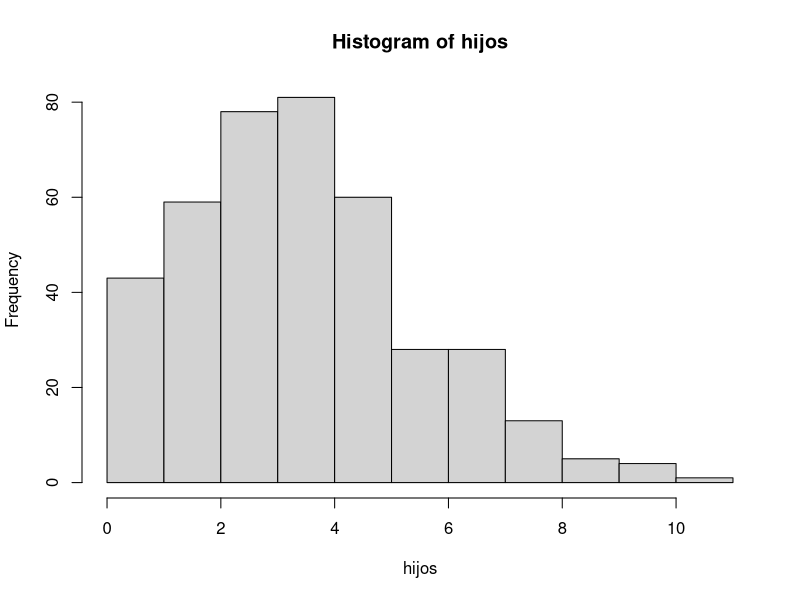
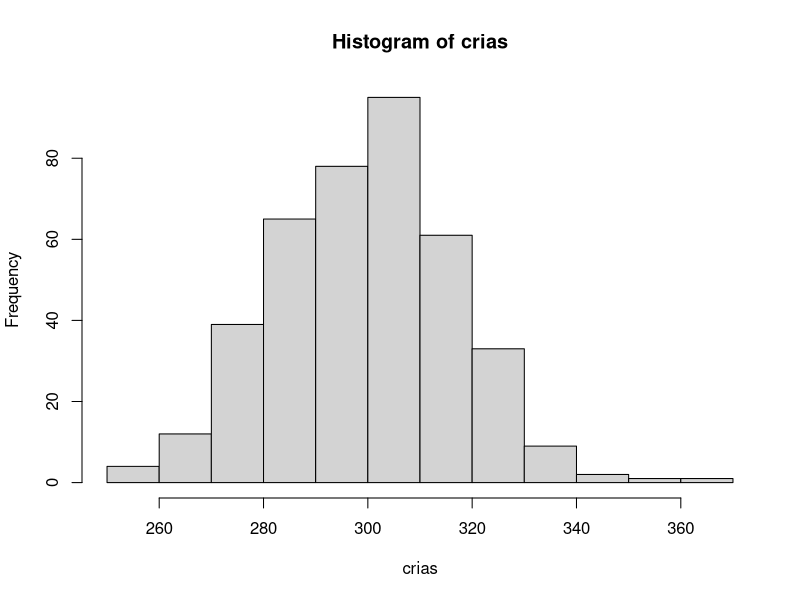
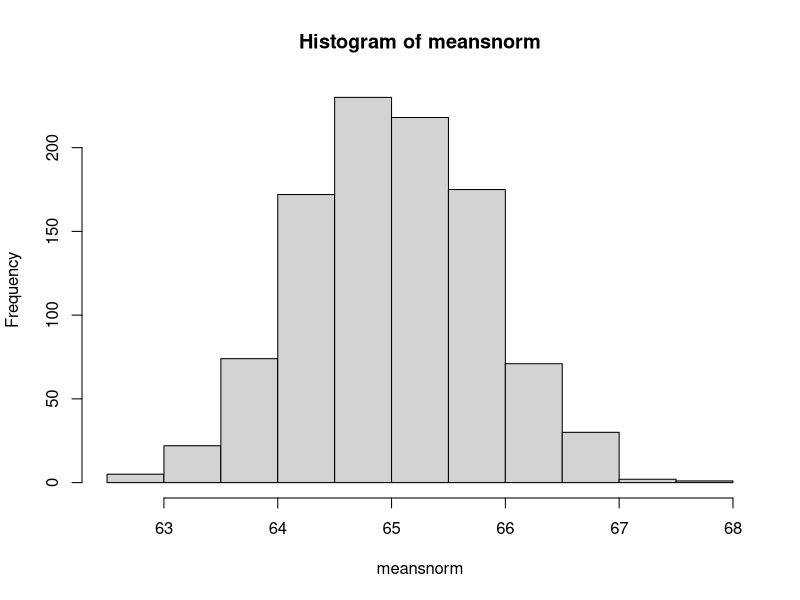
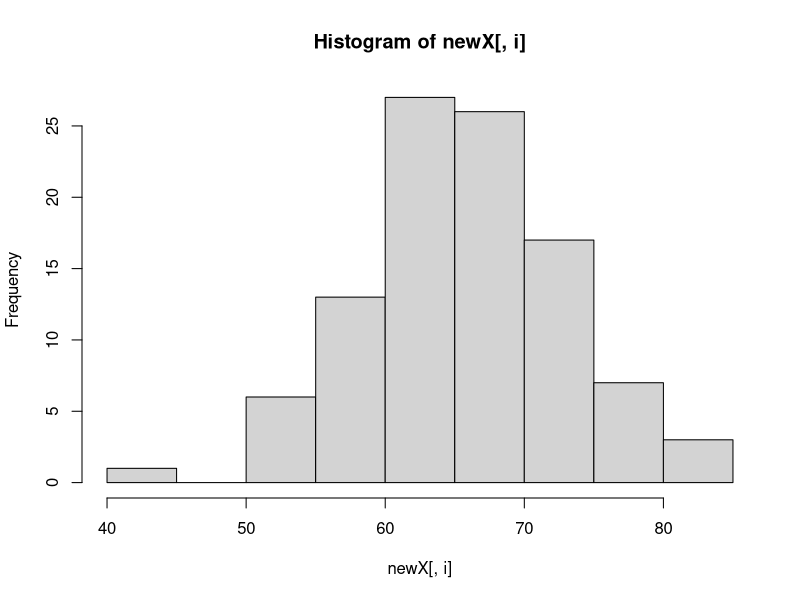
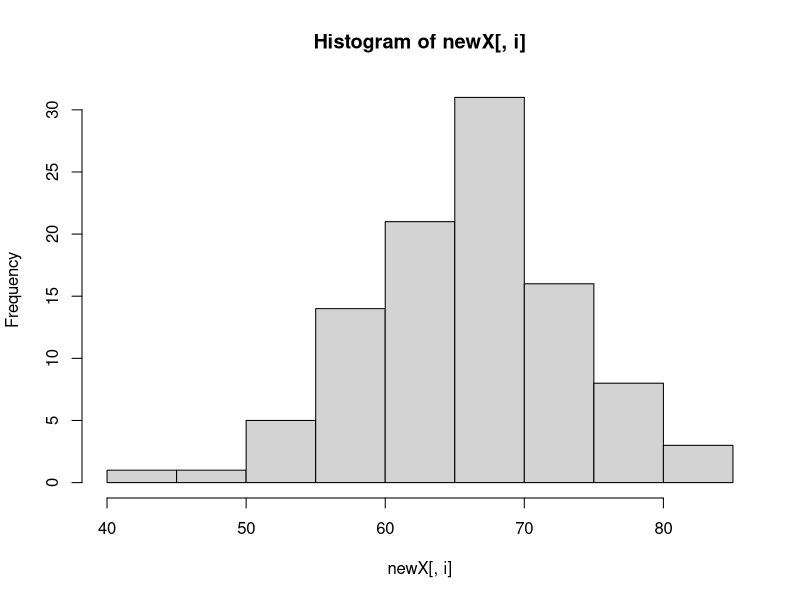
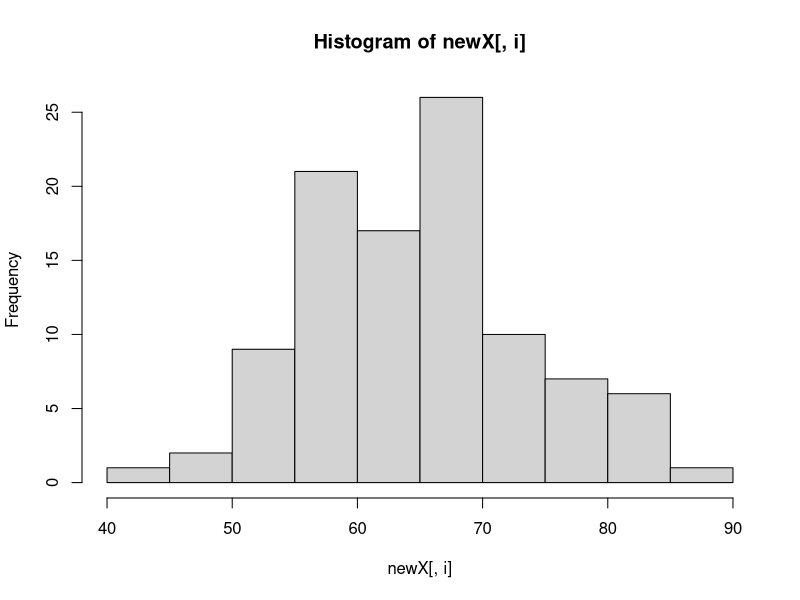
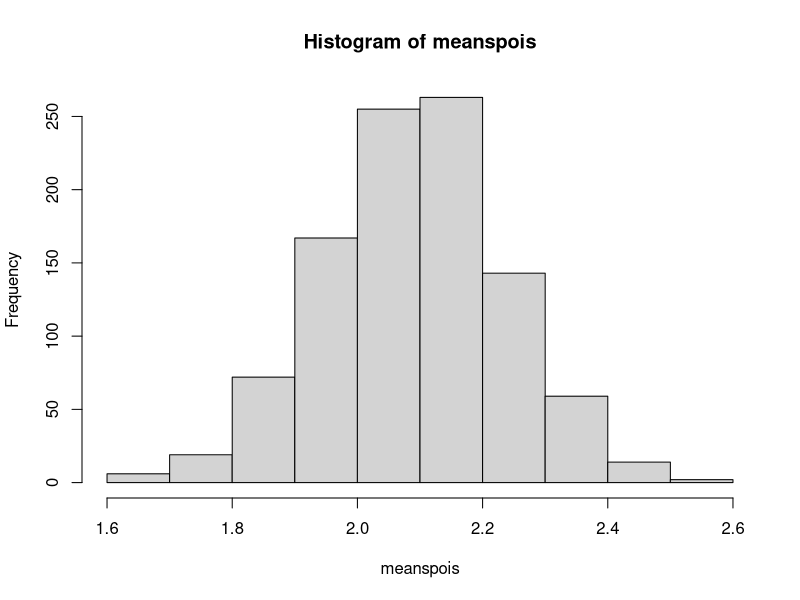
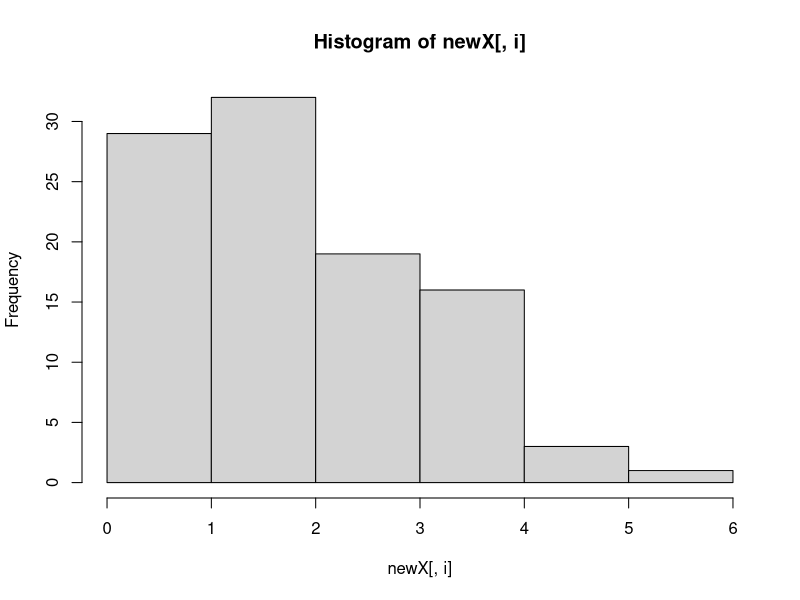

Here is the R script that generated these plots, in order:
##Clase 3
set.seed(1997)
hijos<-rpois(n=400, lambda = 4)
hist(hijos, breaks = 9)
crias<-rpois(n=400, lambda = 300)#lambda=promedio de crias
hist(crias, breaks = 9)

rnorm(n=100, mean = 0, sd = 1)

matnorm<- matrix(, nrow = 1000, ncol = 100)
for(i in 1:1000){
  matnorm[i,]<- rnorm(n=100, mean = 65, sd = 8)
}
head(matnorm)
meansnorm<- apply(matnorm, 1, mean)# 1: filas , 2: columnas
str(meansnorm)
hist(meansnorm)
matreduced<- matnorm[1:3,]
par(mfrow=c(1,1))
apply(matreduced, 1, hist)

matpois<- matrix(, nrow = 1000, ncol = 100)
for(i in 1:1000){
  matpois[i,]<- rpois(n=100, lambda = 2.1)
}
head(matpois)
meanspois<- apply(matpois, 1, mean)# 1: filas , 2: columnas
str(meanspois)
hist(meanspois)
matreduced<- matpois[1:3,]
par(mfrow=c(1,1))
apply(matreduced, 1, hist)
